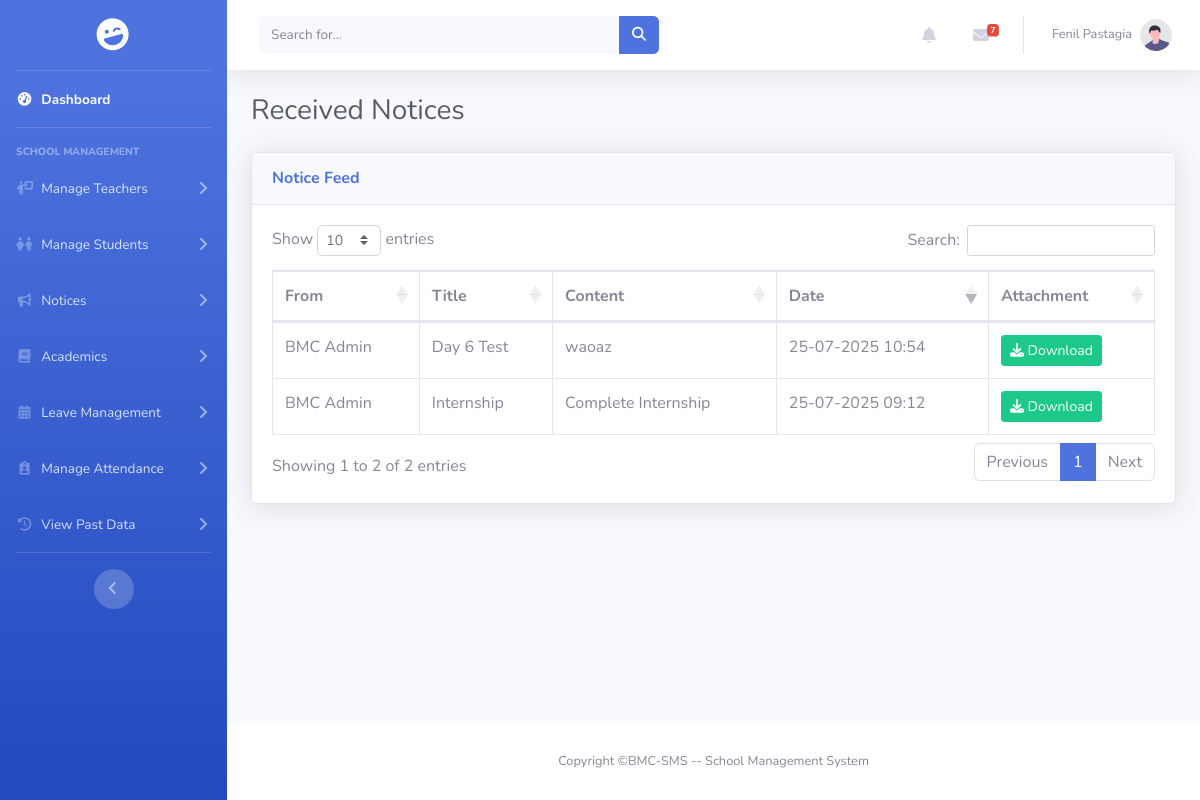
The app's page /pages/principal/view_notice.php (signed in), older data.
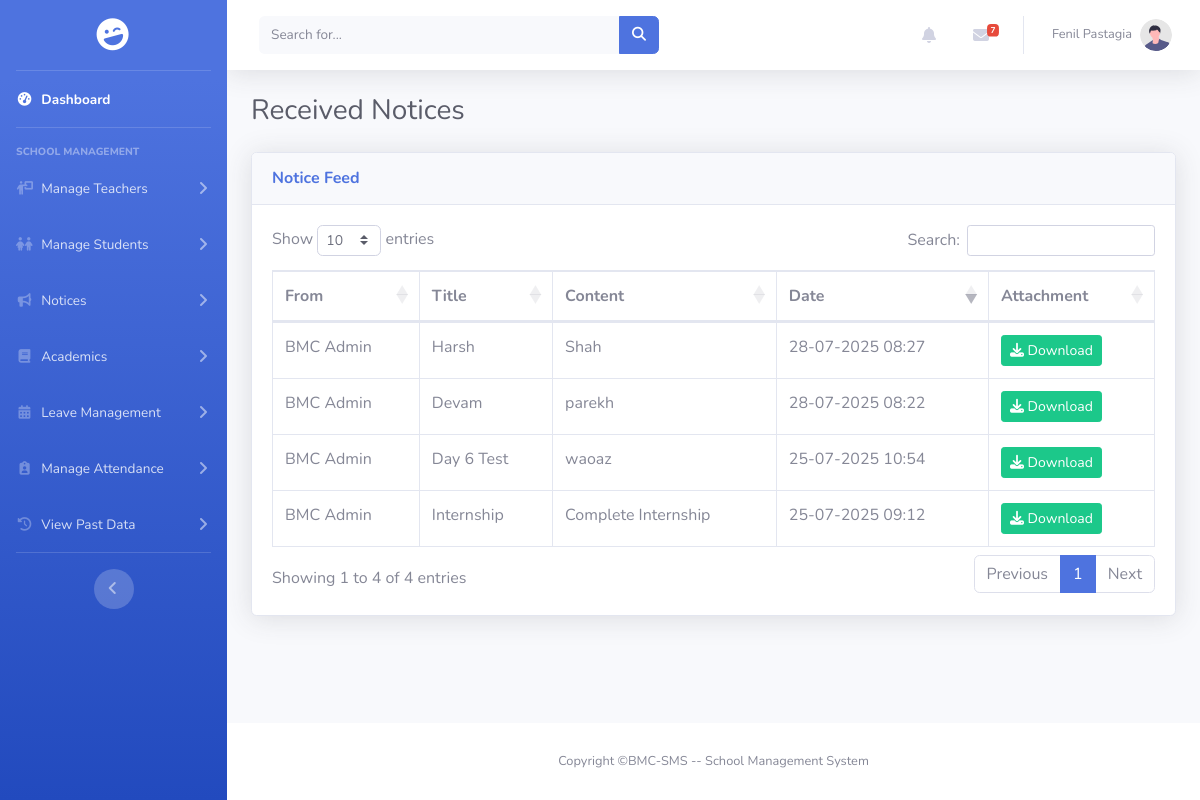
The same page, newer data.
### tables this page shows
CREATE TABLE `notice` (
  `id` int(11) NOT NULL,
  `user_id` int(11) NOT NULL,
  `title` varchar(255) NOT NULL,
  `content` text NOT NULL,
  `file_path` varchar(255) DEFAULT NULL,
  `original_filename` varchar(255) DEFAULT NULL,
  `created_at` timestamp NOT NULL DEFAULT current_timestamp()
);

### encryption.php (called while the page is built, shortened)
<?php
function decrypt_id($encrypted)
{
    return openssl_decrypt($encrypted, ENCRYPTION_METHOD, ENCRYPTION_KEY, 0, ENCRYPTION_IV);
}

### pages/principal/view_notice.php (the view, shortened to what this page needs)
<?php
include_once "../../encryption.php";
include_once "../../includes/connect.php";
$notices = [];
$sql = "SELECT
            n.title,
            n.content,
            n.file_path,
            n.original_filename,
            n.created_at,
            'BMC Admin' as sender
         FROM notice n
         ORDER BY n.created_at DESC";
$stmt = $conn->prepare($sql);
if ($stmt) {
    $stmt->execute();
    $result = $stmt->get_result();
    while ($row = $result->fetch_assoc()) {
        $notices[] = $row;
    }
}
?>
<!DOCTYPE html>
<html lang="en">
<head>
    <link rel="stylesheet" href="https://cdnjs.cloudflare.com/ajax/libs/font-awesome/6.5.2/css/all.min.css" />
    <link rel="stylesheet" href="https://cdn.jsdelivr.net/npm/bootstrap@4.6.2/dist/css/bootstrap.min.css">
    <link rel="stylesheet" href="https://cdn.datatables.net/1.10.21/css/dataTables.bootstrap4.min.css">
    <link href="../../assets/css/sb-admin-2.min.css" rel="stylesheet">
    <link rel="stylesheet" href="../../assets/css/sidebar.css">
    <link rel="stylesheet" href="../../assets/css/scrollbar_hidden.css">
</head>
<body id="page-top">
    <div id="wrapper">
        <?php include '../../includes/sidebar.php'; ?>
        <div id="content-wrapper" class="d-flex flex-column">
            <div id="content">
                <?php include '../../includes/header.php'; ?>
                <div class="container-fluid">
                    <h1 class="h3 mb-4 text-gray-800">Received Notices</h1>
                    <div class="card shadow mb-4">
                        <div class="card-header py-3">
                            <h6 class="m-0 font-weight-bold text-primary">Notice Feed</h6>
                        </div>
                        <div class="card-body">
                            <div class="table-responsive">
                                <table class="table table-bordered" id="dataTable" width="100%" cellspacing="0">
                                    <thead>
                                        <tr>
                                            <th>From</th>
                                            <th>Title</th>
                                            <th>Content</th>
                                            <th>Date</th>
                                            <th>Attachment</th>
                                        </tr>
                                    </thead>
                                    <tbody>
                                        <?php foreach ($notices as $notice): ?>
                                            <tr>
                                                <td><?php echo htmlspecialchars($notice['sender']); ?></td>
                                                <td><?php echo htmlspecialchars($notice['title']); ?></td>
                                                <td><?php echo nl2br(htmlspecialchars($notice['content'])); ?></td>
                                                <td><?php echo date('d-m-Y H:i', strtotime($notice['created_at'])); ?></td>
                                                <td>
                                                    <?php if ($notice['file_path']): ?>
                                                        <a href="<?php echo htmlspecialchars($notice['file_path']); ?>" class="btn btn-success btn-sm" download="<?php echo htmlspecialchars($notice['original_filename']); ?>">
                                                            <i class="fas fa-download"></i> Download
                                                        </a>
                                                    <?php else: ?>
                                                        N/A
                                                    <?php endif; ?>
                                                </td>
                                            </tr>
                                        <?php endforeach; ?>
                                    </tbody>
                                </table>
                            </div>
                        </div>
                    </div>
                </div>
            </div>
            <?php include '../../includes/footer.php'; ?>
        </div>
    </div>
</body>
</html>

### includes/sidebar.php (shortened to what this page needs)
<?php
$role = null;
if (isset($_COOKIE['encrypted_user_role'])) {
    $role = decrypt_id($_COOKIE['encrypted_user_role']);
}
?>
<ul class="navbar-nav bg-gradient-primary sidebar sidebar-dark accordion" id="accordionSidebar">
    <a class="sidebar-brand d-flex align-items-center justify-content-center" href="<?php echo BASE_WEB_PATH; ?>dashboard.php">
        <div class="sidebar-brand-icon rotate-n-15">
            <i class="fas fa-laugh-wink"></i>
        </div>
    </a>
    <hr class="sidebar-divider my-0">
    <li class="nav-item active">
        <a class="nav-link" href="<?php echo BASE_WEB_PATH; ?>dashboard.php">
            <i class="fas fa-fw fa-tachometer-alt"></i>
            <span>Dashboard</span></a>
    </li>
    <hr class="sidebar-divider">
    <?php
    switch ($role) {
    ?>
        <?php
        case 'schooladmin':
        ?>
            <div class="sidebar-heading">School Management</div>
            <li class="nav-item">
                <a class="nav-link collapsed" href="#" data-toggle="collapse" data-target="#collapseTeacher">
                    <i class="fas fa-fw fa-person-chalkboard"></i>
                    <span>Manage Teachers</span>
                </a>
            </li>
            <li class="nav-item">
                <a class="nav-link collapsed" href="#" data-toggle="collapse" data-target="#collapseStudent">
                    <i class="fas fa-fw fa-children"></i>
                    <span>Manage Students</span>
                </a>
            </li>
            <li class="nav-item">
                <a class="nav-link collapsed" href="#" data-toggle="collapse" data-target="#collapseNotices">
                    <i class="fas fa-fw fa-bullhorn"></i>
                    <span>Notices</span>
                </a>
            </li>
            <li class="nav-item">
                <a class="nav-link collapsed" href="#" data-toggle="collapse" data-target="#collapseAcademics">
                    <i class="fas fa-fw fa-book"></i>
                    <span>Academics</span>
                </a>
            </li>
            <li class="nav-item">
                <a class="nav-link collapsed" href="#" data-toggle="collapse" data-target="#collapseLeaveManagement">
                    <i class="fas fa-fw fa-calendar-alt"></i>
                    <span>Leave Management</span>
                </a>
            </li>
            <li class="nav-item">
                <a class="nav-link collapsed" href="#" data-toggle="collapse" data-target="#collapseTeacherAttendance">
                    <i class="fas fa-fw fa-clipboard-user"></i>
                    <span>Manage Attendance</span>
                </a>
            </li>
            <li class="nav-item">
                <a class="nav-link collapsed" href="#" data-toggle="collapse" data-target="#collapsePastData">
                    <i class="fas fa-fw fa-history"></i>
                    <span>View Past Data</span>
                </a>
            </li>
        <?php
            break;
        ?>
    <?php
    }
    ?>
    <hr class="sidebar-divider d-none d-md-block">
    <div class="text-center d-none d-md-inline">
        <button class="rounded-circle border-0" id="sidebarToggle"></button>
    </div>
</ul>

### includes/header.php (shortened to what this page needs)
<?php
include_once $_SERVER['DOCUMENT_ROOT'] . '/BMC-SMS/encryption.php';
$userName = 'Guest';
$userProfileImage = BASE_WEB_PATH . 'assets/images/undraw_profile.svg';
$isLoggedIn = false;
if (isset($_COOKIE['encrypted_user_role'])) {
    $isLoggedIn = true;
    $user_role = decrypt_id($_COOKIE['encrypted_user_role']);
    if ($user_role === 'bmc') {
        $userName = 'BMC Admin';
    } else {
        if (isset($_COOKIE['encrypted_user_name'])) {
            $userName = decrypt_id($_COOKIE['encrypted_user_name']);
        }
    }
}
?>
<nav class="navbar navbar-expand navbar-light bg-white topbar mb-4 static-top shadow">
    <form class="d-none d-sm-inline-block form-inline mr-auto ml-md-3 my-2 my-md-0 mw-100 navbar-search">
        <div class="input-group">
            <input type="text" class="form-control bg-light border-0 small" placeholder="Search for..."
                aria-label="Search" aria-describedby="basic-addon2">
            <div class="input-group-append">
                <button class="btn btn-primary" type="button">
                    <i class="fas fa-search fa-sm"></i>
                </button>
            </div>
        </div>
    </form>
    <ul class="navbar-nav ml-auto">
        <li class="nav-item dropdown no-arrow mx-1">
            <a class="nav-link dropdown-toggle" href="#" id="alertsDropdown" role="button" data-toggle="dropdown" aria-haspopup="true" aria-expanded="false">
                <i class="fas fa-bell fa-fw"></i>
            </a>
        </li>
        <li class="nav-item dropdown no-arrow mx-1">
            <a class="nav-link dropdown-toggle" href="#" id="messagesDropdown" role="button" data-toggle="dropdown"
                aria-haspopup="true" aria-expanded="false">
                <i class="fas fa-envelope fa-fw"></i>
                <span class="badge badge-danger badge-counter">7</span>
            </a>
        </li>
        <?php if ($isLoggedIn): ?>
            <li class="nav-item dropdown no-arrow">
                <a class="nav-link dropdown-toggle" href="#" id="userDropdown" role="button" data-toggle="dropdown"
                    aria-haspopup="true" aria-expanded="false">
                    <span class="mr-2 d-none d-lg-inline text-gray-600 small"><?php echo htmlspecialchars($userName); ?></span>
                    <img class="img-profile rounded-circle"
                        src="<?php echo htmlspecialchars($userProfileImage); ?>"
                        onerror="this.src='<?php echo BASE_WEB_PATH; ?>assets/images/undraw_profile.svg';"
                        alt="Profile"
                        style="width: 32px; height: 32px; object-fit: cover;">
                </a>
            </li>
        <?php endif; ?>
    </ul>
</nav>

### includes/footer.php
<footer class="sticky-footer bg-white">
    <div class="container my-auto">
        <div class="copyright text-center my-auto">
            <span>Copyright &copy;BMC-SMS -- School Management System</span>
        </div>
    </div>
</footer>

### assets/css/sidebar.css (style rules this page uses)
#accordionSidebar { position: -webkit-sticky; position: sticky; top: 0; height: 100vh; }
@media (min-width: 768px) { #accordionSidebar { width: 280px !important; } }
@media (min-width: 768px) { #accordionSidebar .nav-item .nav-link { width: 100%; } }

### assets/css/scrollbar_hidden.css (style rules this page uses)
body { -ms-overflow-style: none; scrollbar-width: none; }

Row changes from the older to the newer data that the page shows:
added notice: sender "BMC Admin", title "Harsh", content "Shah", created_at "28-07-2025 08:27"
added notice: sender "BMC Admin", title "Devam", content "parekh", created_at "28-07-2025 08:22"
Text that changed along with them:
text written by a page script: "Show entries Search: Showing 1 to 2 of 2 entries Previous 1 Next" → "Show entries Search: Showing 1 to 4 of 4 entries Previous 1 Next"
